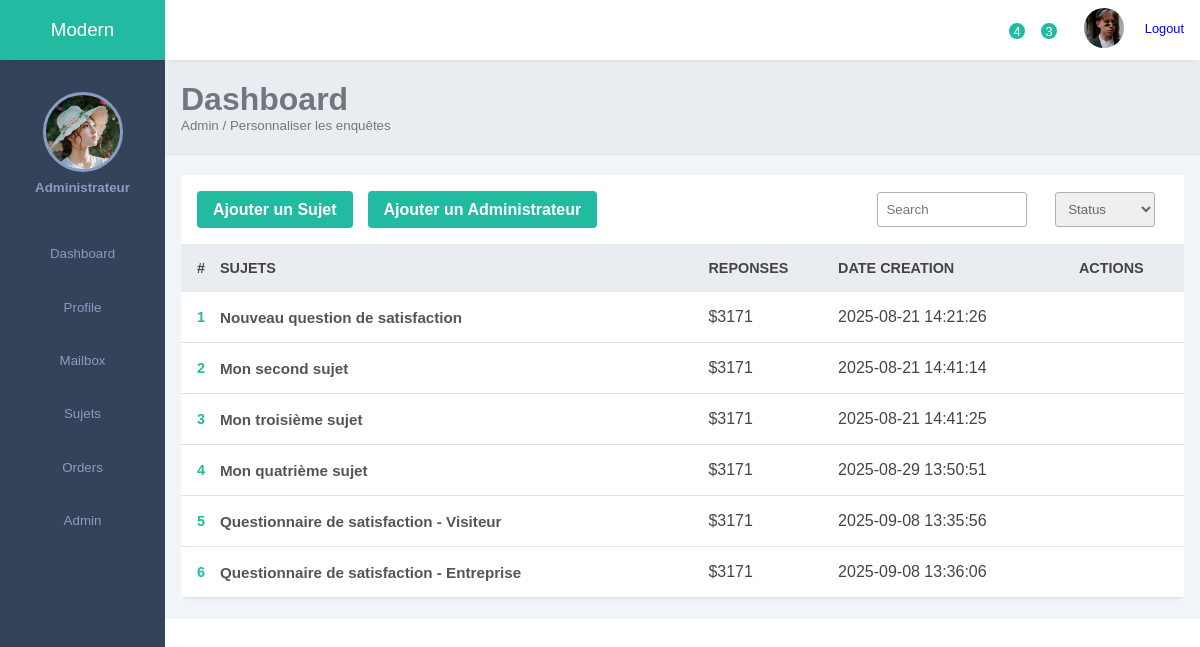
Screenshot of /bo/_views/admin.php (signed in) with the database file from the repository.
### tables this page shows
CREATE TABLE `sujets` (
  `id_sujet` int NOT NULL,
  `sujet_nom` varchar(50) NOT NULL,
  `sujet_type` int NOT NULL DEFAULT '0' COMMENT '0: Particulier, 1: Entreprise',
  `sujet_date` datetime DEFAULT CURRENT_TIMESTAMP
);

### bo/_views/admin.php (the view, shortened to what this page needs)
<?php
include($_SERVER['DOCUMENT_ROOT'].'/host.php');
if(isset($_SESSION['admin'])){
    include($_SERVER['DOCUMENT_ROOT'].'/bo/_blocks/header.php');
    include($_SERVER['DOCUMENT_ROOT'].'/bo/_blocks/sidebar.php');
    $domaine = "Admin";
    $sousDomaine = "Personnaliser les enquêtes";
    include($_SERVER['DOCUMENT_ROOT'].'/bo/_blocks/ariane.php');
    if(isset($_GET['action']) && $_GET['action'] == 'addSujet') {
        if(isset($_POST['add_sujet'])){
            $sujet_name = $_POST['sujet_nom'];
            $addSujet = $db->prepare("INSERT INTO sujets SET sujet_nom = ?");
            $addSujet->execute([$sujet_name]);
            echo
            "<script language='javascript'>
                document.location.replace('admin.php?zone=admin')
            </script>";
            }
        ?>
            <h1>Inserer un nouveau sujet</h1>
            <form method="POST" class="flexCol formSujet">
                <div>
                    <input type="text" name="sujet_nom">
                    <input type="submit" value="Ajouter" name="add_sujet">
                </div>
            </form>
        <?php
            }else{
                $selectAllSujets = $db->prepare('SELECT * FROM sujets');
                $selectAllSujets->execute();
        ?>
        <div class="records table-responsive">
            <div class="record-header">
                <?php
                    include($_SERVER['DOCUMENT_ROOT'].'/bo/_blocks/nav_admin.php');
                ?>
                <div class="browse">
                    <input type="search" placeholder="Search" class="record-search" />
                    <select name="" id="">
                        <option value="">Status</option>
                    </select>
                </div>
            </div>
            <div>
                <table width="100%">
                    <thead>
                        <tr>
                            <th>#</th>
                            <th><span class="las la-sort"></span> SUJETS</th>
                            <th><span class="las la-sort"></span> REPONSES</th>
                            <th><span class="las la-sort"></span> DATE CREATION</th>
                            <th><span class="las la-sort"></span> ACTIONS</th>
                        </tr>
                    </thead>
                    <tbody>
                        <?php
                            while($sAS = $selectAllSujets->fetch(PDO::FETCH_OBJ)){
                        ?>
                        <tr>
                        <td><?php echo $sAS->id_sujet; ?></td>
                        <td>
                            <div class="client">
                                <div class="client-info">
                                    <h4><?php echo $sAS->sujet_nom; ?></h4>
                                </div>
                            </div>
                        </td>
                        <td>$3171</td>
                        <td><?php echo $sAS->sujet_date; ?></td>
                        <td>
                            <div class="actions">
                                <a href="<?php $_SERVER['DOCUMENT_ROOT']?>/bo/_views/sujet.php?id=<?php echo $sAS->id_sujet;?>&zone=sujet"><span class="lab la-telegram-plane"></span></a>
                            </div>
                        </td>
                        </tr>
                        <?php
                            }
                        ?>
                    </tbody>
                </table>
            </div>
        </div>
        <?php
            }
            include($_SERVER['DOCUMENT_ROOT'].'/bo/_blocks/footer.php');
}else{
    echo
    "<script language='javascript'>
        document.location.replace(".$_SERVER['DOCUMENT_ROOT']."'/login.php')
    </script>";
}

### bo/_blocks/header.php (shortened to what this page needs)
<div class="main-content">
<header>
    <div class="header-content">
        <div class="header-menu">
            <div class="notify-icon">
                <span class="notify">4</span>
            </div>
            <div class="notify-icon">
                <span class="notify">3</span>
            </div>
            <div class="user">
                <div class="bg-img" style="background-image: url(img/1.jpeg)"></div>
            <a href="<?php $_SERVER['DOCUMENT_ROOT']?>/_fonctions/logout.php">
                <span>Logout</span>
            </a>
            </div>
        </div>
    </div>
</header>

### bo/_blocks/sidebar.php (shortened to what this page needs)
<!DOCTYPE html>
<html lang="en">
	<head>
		<link rel="stylesheet" href="<?php $_SERVER['DOCUMENT_ROOT']?>/styles/style.css" />
		<link rel="stylesheet" href="<?php $_SERVER['DOCUMENT_ROOT']?>/styles/generic.css" />
		<link rel="stylesheet" href="https://maxst.icons8.com/vue-static/landings/line-awesome/line-awesome/1.3.0/css/line-awesome.min.css" />
	</head>
	<body>
		<div class="sidebar">
			<div class="side-header">
				<h3>M<span>odern</span></h3>
			</div>
			<div class="side-content">
				<div class="profile">
					<div class="profile-img bg-img" style="background-image: url(img/3.jpeg)"></div>
					<small><?php echo $_SESSION['admin']['role_name']; ?></small>
				</div>
				<div class="side-menu">
					<ul>
						<li>
							<a href="<?php $_SERVER['DOCUMENT_ROOT']?>/bo/index.php?zone=dashboard" class="<?php if(isset($_GET['zone']) && $_GET['zone'] == 'dashboard'){ echo 'active'; } ?>">
								<small>Dashboard</small>
							</a>
						</li>
						<li>
							<a href="<?php $_SERVER['DOCUMENT_ROOT']?> /bo/_views/sujet.php" class="<?php if(isset($_GET['zone']) && $_GET['zone'] == 'profil'){ echo 'active'; } ?>">
								<small>Profile</small>
							</a>
						</li>
						<li>
							<a href="<?php $_SERVER['DOCUMENT_ROOT']?> /bo/_views/sujet.php" class="<?php if(isset($_GET['zone']) && $_GET['zone'] == 'mail'){ echo 'active'; } ?>">
								<small>Mailbox</small>
							</a>
						</li>
						<li>
							<a href="<?php $_SERVER['DOCUMENT_ROOT']?> /bo/_views/sujet.php?zone=sujet" class="<?php if(isset($_GET['zone']) && $_GET['zone'] == 'sujet'){ echo 'active'; } ?>">
								<small>Sujets</small>
							</a>
						</li>
						<li>
							<a href="">
								<small>Orders</small>
							</a>
						</li>
						<?php
						if(isset($_SESSION['admin']) && $_SESSION['admin']['role_level']> 99){
							?>
							<li>
								<a href="<?php $_SERVER['DOCUMENT_ROOT']?> /bo/_views/admin.php?zone=admin" class="<?php if(isset($_GET['zone']) && $_GET['zone'] == 'admin'){ echo 'active'; } ?>">
									<small>Admin</small>
								</a>
							</li>
							<?php
						}
						?>
					</ul>
				</div>
			</div>
		</div>

### bo/_blocks/ariane.php
<main>
    <div class="page-header">
        <h1>Dashboard</h1>
        <small><?php echo $domaine;?> / <?php echo $sousDomaine;?></small>
    </div>
    <div class="page-content">

### bo/_blocks/nav_admin.php
<div class="add flexRow">
    <a href="admin.php?action=addSujet&zone=admin">Ajouter un Sujet</a>
    <a href="admin.php?action=addUser&zone=admin">Ajouter un Administrateur</a>
</div>

### bo/_blocks/footer.php
				</div>
			</main>
		</div>
	</body>
</html>

### styles/style.css (style rules this page uses)
:root { --main-color: #22baa0; --color-dark: #34425a; --text-grey: #b0b0b0; }
* { margin: 0; padding: 0; text-decoration: none; list-style-type: none; box-sizing: border-box; font-family: "Merriweather", sans-serif; }
.sidebar { position: fixed; height: 100%; width: 165px; left: 0; bottom: 0; top: 0; z-index: 100; background: var(--color-dark); transition: left 300ms; }
.side-header { box-shadow: 0px 5px 5px -5px rgb(0 0 0 /10%); background: var(--main-color); height: 60px; display: flex; justify-content: center; align-items: center; }
.side-header h3, side-head span { color: #fff; font-weight: 400; }
.side-content { height: calc(100vh - 60px); overflow: auto; }
.profile { text-align: center; padding: 2rem 0rem; }
.bg-img { background-repeat: no-repeat; background-size: cover; border-radius: 50%; background-size: cover; }
.profile-img { height: 80px; width: 80px; display: inline-block; margin: 0 auto 0.5rem auto; border: 3px solid #899dc1; }
.profile small { color: #899dc1; font-weight: 600; }
.side-menu ul { text-align: center; }
.side-menu a { display: block; padding: 1.2rem 0rem; }
.side-menu a span, .side-menu a small { color: #899dc1; }
.main-content { margin-left: 165px; width: calc(100% - 165px); transition: margin-left 300ms; }
header { position: fixed; right: 0; top: 0; left: 165px; z-index: 100; height: 60px; box-shadow: 0px 5px 5px -5px rgb(0 0 0 /10%); background: #fff; transition: left 300ms; }
.header-content, .header-menu { display: flex; align-items: center; }
.header-content { justify-content: space-between; padding: 0rem 1rem; }
.header-menu { justify-content: flex-end; padding-top: 0.5rem; }
.header-menu label, .header-menu .notify-icon { margin-right: 2rem; position: relative; }
.notify-icon span:last-child { position: absolute; background: var(--main-color); height: 16px; width: 16px; display: flex; justify-content: center; align-items: center; border-radius: 50%; right: -5px; top: -5px; color: #fff; font-size: 0.8rem; font-weight: 500; }
.user { display: flex; align-items: center; }
.user div, .client-img { height: 40px; width: 40px; margin-right: 1rem; }
.user span:last-child { display: inline-block; margin-left: 0.3rem; font-size: 0.8rem; }
main { margin-top: 60px; }
.page-header { padding: 1.3rem 1rem; background: #e9edf2; border-bottom: 1px solid #dee2e8; }
.page-header h1, .page-header small { color: #74767d; }
.page-content { padding: 1.3rem 1rem; background: #f1f4f9; }
.records { box-shadow: 0px 5px 5px -5px rgb(0 0 0 / 10%); background: #fff; border-radius: 3px; }
.record-header { padding: 1rem; display: flex; justify-content: space-between; align-items: center; }
.add, .browse { gap: 15px; display: flex; align-items: center; }
input, button, select { outline: none; }
.add select, .browse input, .browse select { height: 35px; border: 1px solid #b0b0b0; border-radius: 3px; display: inline-block; width: 75px; padding: 0rem 0.5rem; margin-right: 0.8rem; color: #666; }
.add button, .formSujet input[type="submit"], .add a { background: var(--main-color); color: #fff; height: 37px; border-radius: 4px; padding: 0rem 1rem; border: none; font-weight: 600; }
.browse input { width: 150px; }
.browse select { width: 100px; }
.table-responsive { width: 100%; overflow: auto; }
table { border-collapse: collapse; }
table thead tr { background: #e9edf2; }
table thead th { padding: 1rem 0rem; text-align: left; color: #444; font-size: 0.9rem; }
table thead th:first-child { padding-left: 1rem; }
table tbody td { padding: 1rem 0rem; color: #444; }
table tbody td:first-child { padding-left: 1rem; color: var(--main-color); font-weight: 600; font-size: 0.9rem; }
table tbody tr { border-bottom: 1px solid #dee2e8; }
.client { display: flex; align-items: center; }
.client-info h4 { color: #555; font-size: 0.95rem; }
.add a { display: flex; align-items: center; }

### styles/generic.css (style rules this page uses)
.flexRow { display: flex; flex-direction: row; }

### rows the page displays
sujets: id_sujet "1", sujet_nom "Nouveau question de satisfaction", sujet_date "2025-08-21 14:21:26"
sujets: id_sujet "2", sujet_nom "Mon second sujet", sujet_date "2025-08-21 14:41:14"
sujets: id_sujet "3", sujet_nom "Mon troisième sujet", sujet_date "2025-08-21 14:41:25"
sujets: id_sujet "4", sujet_nom "Mon quatrième sujet", sujet_date "2025-08-29 13:50:51"
sujets: id_sujet "5", sujet_nom "Questionnaire de satisfaction - Visiteur", sujet_date "2025-09-08 13:35:56"
sujets: id_sujet "6", sujet_nom "Questionnaire de satisfaction - Entreprise", sujet_date "2025-09-08 13:36:06"

### other values shown
$_SESSION['admin']['role_name'] "Administrateur"
$domaine "Admin"
$sousDomaine "Personnaliser les enquêtes"
